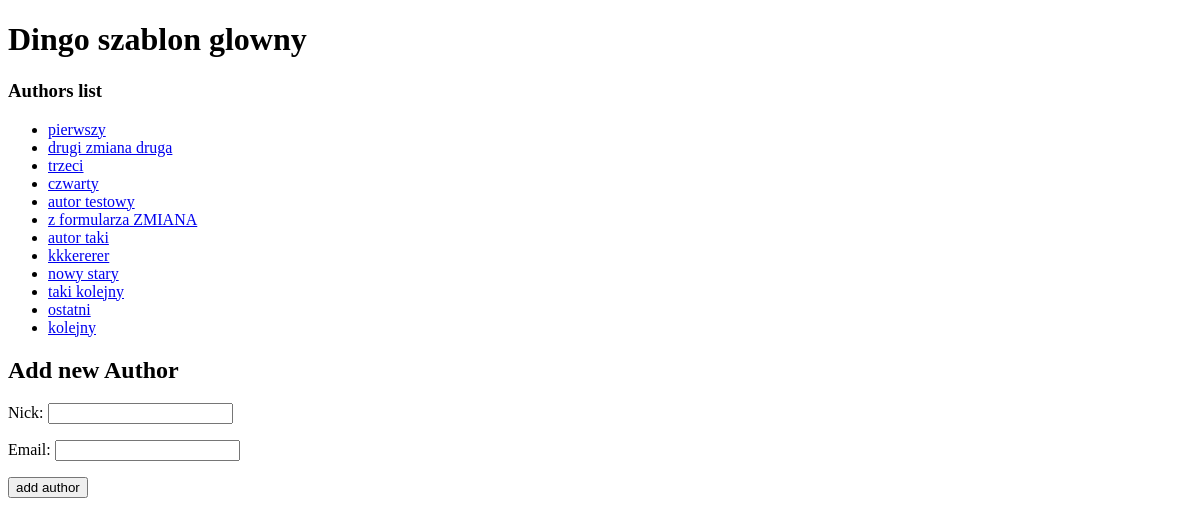
The page /posts/authors/ on the database as committed earlier.
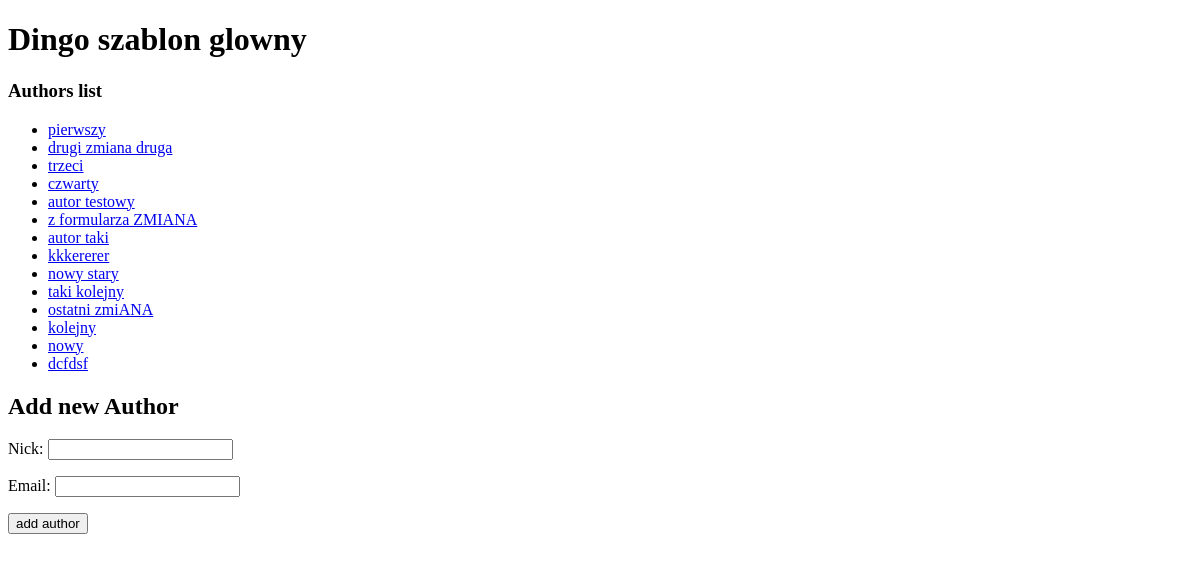
The same page on the database as committed later.
### posts/models.py (models this page shows, shortened)
class Author(models.Model):
    nick = models.CharField(max_length=30, null=False, unique=True)
    email = models.EmailField(null=False, unique=True)

### posts/views.py (the view)
# urls.py: path('authors/', authors_list, name="authors"),
def authors_list(request):
    if request.method == "POST":
        form = AuthorForm(request.POST)
        if form.is_valid():
            form.save()
            messages.success(request, "Author added successfully")
            return redirect('posts:authors')
        else:
            if '__all__' in form.errors:
                error_message = form.errors['__all__']
            else:
                error_message = "Something went wrong"
            messages.error(request, error_message)
    else:
        form = AuthorForm()
    authors = Author.objects.all()
    return render(
        request=request,
        template_name="posts/authors.html",
        context={"authors": authors, "form": form}
    )

### posts/forms.py (shortened to what this page needs)
class AuthorForm(forms.ModelForm):
    class Meta:
        model = Author
        fields = ['nick', 'email']

### posts/templates/posts/authors.html (shortened to what this page needs)
{% extends "posts/main.html" %}
{% block content %}
    <h3>Authors list</h3>
    <ul>
        {% for author in authors %}
            <li><a href="{% url 'posts:authordetails' author.id %}">{{ author.nick }}</a></li>
        {% endfor %}
    </ul>
    <h2>Add new Author</h2>
    <form method="post" class="d-flex flex-column align-items-center justify-content-center">
        {{ form.as_p }}
        <input type="submit" value="add author">
    </form>
{% endblock %}

Rows that differ between the two databases and show on the page:
changed Author: nick "ostatni" → "ostatni zmiANA"
added Author: nick "nowy"
added Author: nick "dcfdsf"
